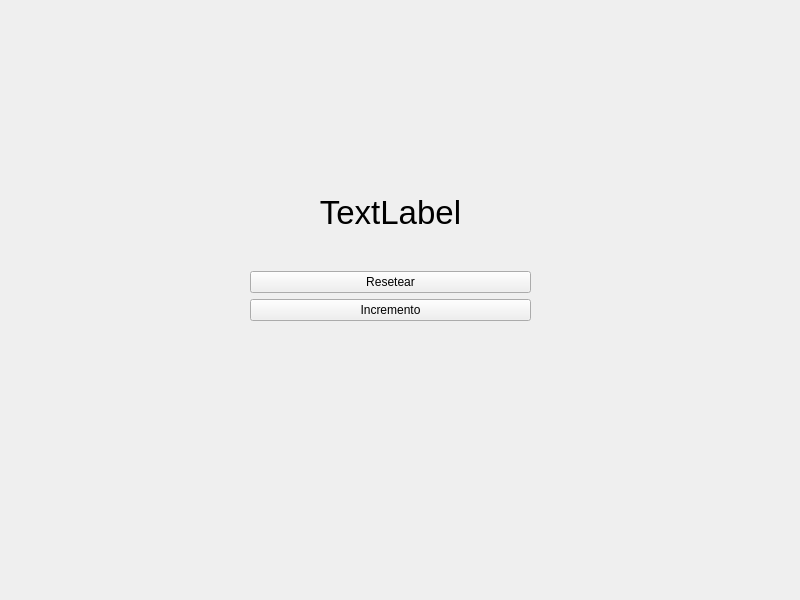
<?xml version="1.0" encoding="UTF-8"?>
<ui version="4.0">
 <class>MainWindow</class>
 <widget class="QMainWindow" name="MainWindow">
  <property name="geometry">
   <rect>
    <x>0</x>
    <y>0</y>
    <width>800</width>
    <height>600</height>
   </rect>
  </property>
  <property name="windowTitle">
   <string>MainWindow</string>
  </property>
  <widget class="QWidget" name="centralwidget">
   <widget class="QWidget" name="verticalLayoutWidget">
    <property name="geometry">
     <rect>
      <x>250</x>
      <y>160</y>
      <width>281</width>
      <height>161</height>
     </rect>
    </property>
    <layout class="QVBoxLayout" name="verticalLayout">
     <item>
      <widget class="QLabel" name="resultado">
       <property name="font">
        <font>
         <pointsize>25</pointsize>
        </font>
       </property>
       <property name="text">
        <string>TextLabel</string>
       </property>
       <property name="alignment">
        <set>Qt::AlignCenter</set>
       </property>
      </widget>
     </item>
     <item>
      <widget class="QPushButton" name="BotonResetear">
       <property name="text">
        <string>Resetear</string>
       </property>
      </widget>
     </item>
     <item>
      <widget class="QPushButton" name="BotonIncrementar">
       <property name="text">
        <string>Incremento</string>
       </property>
      </widget>
     </item>
    </layout>
   </widget>
  </widget>
 </widget>
 <resources/>
 <connections/>
</ui>
